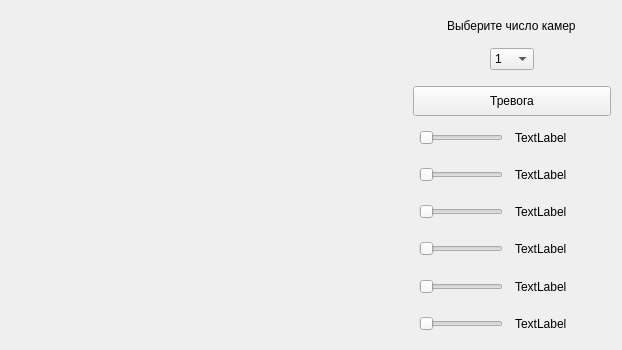
<?xml version="1.0" encoding="UTF-8"?>
<ui version="4.0">
 <class>Form</class>
 <widget class="QWidget" name="Form">
  <property name="geometry">
   <rect>
    <x>0</x>
    <y>0</y>
    <width>622</width>
    <height>350</height>
   </rect>
  </property>
  <property name="windowTitle">
   <string>Form</string>
  </property>
  <property name="autoFillBackground">
   <bool>false</bool>
  </property>
  <layout class="QGridLayout" name="gridLayout_2">
   <item row="0" column="0" rowspan="2" colspan="2">
    <layout class="QGridLayout" name="gridLayout">
     <property name="sizeConstraint">
      <enum>QLayout::SetMaximumSize</enum>
     </property>
     <property name="topMargin">
      <number>0</number>
     </property>
     <property name="spacing">
      <number>1</number>
     </property>
    </layout>
   </item>
   <item row="0" column="2" rowspan="2">
    <layout class="QVBoxLayout" name="verticalLayout">
     <item alignment="Qt::AlignHCenter|Qt::AlignVCenter">
      <widget class="QLabel" name="label">
       <property name="minimumSize">
        <size>
         <width>84</width>
         <height>10</height>
        </size>
       </property>
       <property name="text">
        <string>Выберите число камер</string>
       </property>
      </widget>
     </item>
     <item alignment="Qt::AlignHCenter|Qt::AlignTop">
      <widget class="QComboBox" name="comboBox">
       <item>
        <property name="text">
         <string>1</string>
        </property>
       </item>
       <item>
        <property name="text">
         <string>2</string>
        </property>
       </item>
       <item>
        <property name="text">
         <string>4</string>
        </property>
       </item>
       <item>
        <property name="text">
         <string>9</string>
        </property>
       </item>
       <item>
        <property name="text">
         <string>16</string>
        </property>
       </item>
      </widget>
     </item>
     <item>
      <widget class="QPushButton" name="pushButton">
       <property name="sizePolicy">
        <sizepolicy hsizetype="Minimum" vsizetype="Fixed">
         <horstretch>0</horstretch>
         <verstretch>0</verstretch>
        </sizepolicy>
       </property>
       <property name="minimumSize">
        <size>
         <width>0</width>
         <height>30</height>
        </size>
       </property>
       <property name="baseSize">
        <size>
         <width>30</width>
         <height>40</height>
        </size>
       </property>
       <property name="text">
        <string>Тревога</string>
       </property>
      </widget>
     </item>
     <item>
      <layout class="QHBoxLayout" name="horizontalLayout_7">
       <item alignment="Qt::AlignHCenter">
        <widget class="QSlider" name="horizontalSlider">
         <property name="orientation">
          <enum>Qt::Horizontal</enum>
         </property>
        </widget>
       </item>
       <item>
        <widget class="QLabel" name="label_2">
         <property name="text">
          <string>TextLabel</string>
         </property>
        </widget>
       </item>
      </layout>
     </item>
     <item>
      <layout class="QHBoxLayout" name="horizontalLayout_6">
       <item alignment="Qt::AlignHCenter">
        <widget class="QSlider" name="horizontalSlider_2">
         <property name="orientation">
          <enum>Qt::Horizontal</enum>
         </property>
        </widget>
       </item>
       <item>
        <widget class="QLabel" name="label_3">
         <property name="text">
          <string>TextLabel</string>
         </property>
        </widget>
       </item>
      </layout>
     </item>
     <item>
      <layout class="QHBoxLayout" name="horizontalLayout_5">
       <item alignment="Qt::AlignHCenter">
        <widget class="QSlider" name="horizontalSlider_3">
         <property name="orientation">
          <enum>Qt::Horizontal</enum>
         </property>
        </widget>
       </item>
       <item>
        <widget class="QLabel" name="label_4">
         <property name="text">
          <string>TextLabel</string>
         </property>
        </widget>
       </item>
      </layout>
     </item>
     <item>
      <layout class="QHBoxLayout" name="horizontalLayout_4">
       <item alignment="Qt::AlignHCenter">
        <widget class="QSlider" name="horizontalSlider_4">
         <property name="orientation">
          <enum>Qt::Horizontal</enum>
         </property>
        </widget>
       </item>
       <item>
        <widget class="QLabel" name="label_5">
         <property name="text">
          <string>TextLabel</string>
         </property>
        </widget>
       </item>
      </layout>
     </item>
     <item>
      <layout class="QHBoxLayout" name="horizontalLayout_3">
       <item alignment="Qt::AlignHCenter">
        <widget class="QSlider" name="horizontalSlider_5">
         <property name="orientation">
          <enum>Qt::Horizontal</enum>
         </property>
        </widget>
       </item>
       <item>
        <widget class="QLabel" name="label_6">
         <property name="text">
          <string>TextLabel</string>
         </property>
        </widget>
       </item>
      </layout>
     </item>
     <item>
      <layout class="QHBoxLayout" name="horizontalLayout">
       <item alignment="Qt::AlignHCenter">
        <widget class="QSlider" name="horizontalSlider_6">
         <property name="orientation">
          <enum>Qt::Horizontal</enum>
         </property>
        </widget>
       </item>
       <item>
        <widget class="QLabel" name="label_7">
         <property name="text">
          <string>TextLabel</string>
         </property>
        </widget>
       </item>
      </layout>
     </item>
    </layout>
   </item>
  </layout>
 </widget>
 <resources/>
 <connections/>
</ui>
